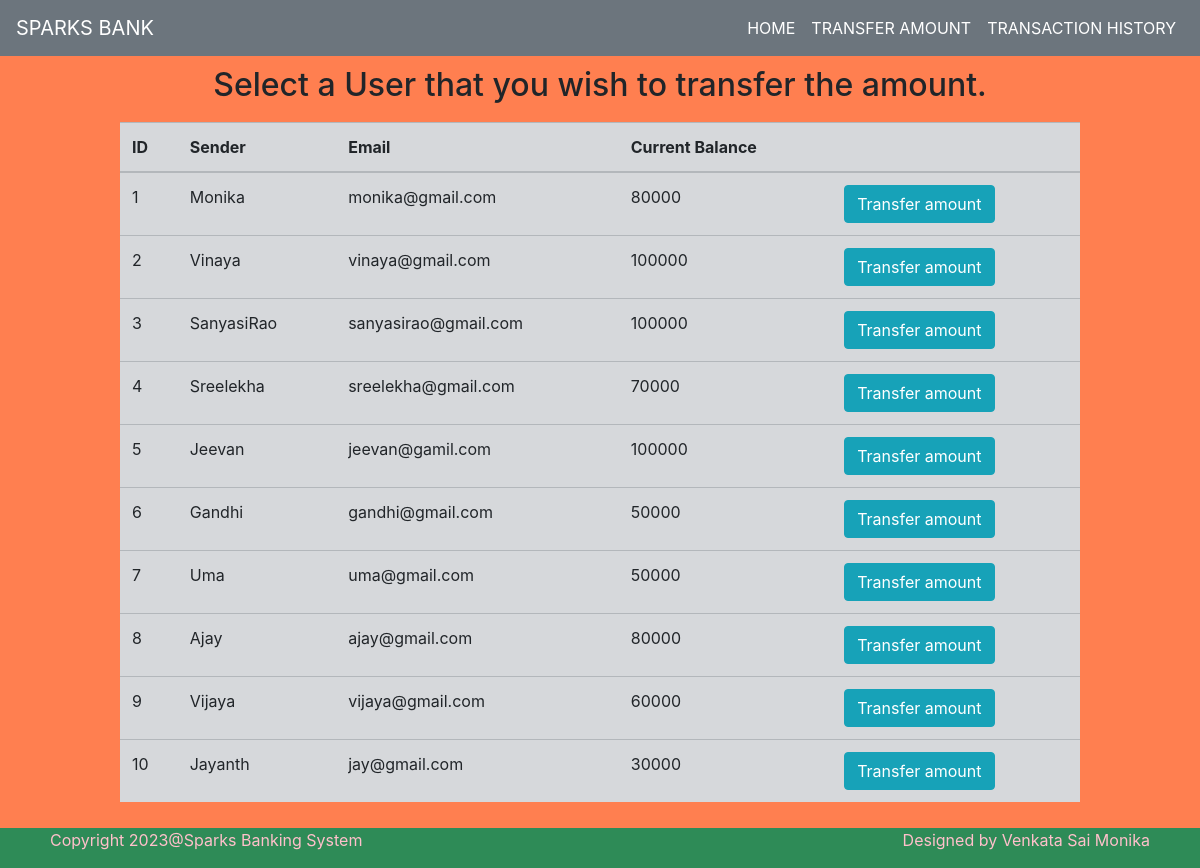
The page /users.php on the database its author committed.
### tables this page shows
CREATE TABLE `customers` (
  `id` int(100) NOT NULL,
  `name` varchar(100) NOT NULL,
  `email` varchar(100) NOT NULL,
  `amount` int(100) NOT NULL
);

### users.php (the view, shortened to what this page needs)
<!DOCTYPE html>
<html lang="en" dir="ltr">
  <head>
    <link rel="stylesheet" href="https://maxcdn.bootstrapcdn.com/bootstrap/4.5.2/css/bootstrap.min.css">
  </head>
  <body>
    <?php
      include 'connection.php';
      $selectquery="select * from customers";
      $query=mysqli_query($conn,$selectquery);
    ?>
    <nav class="navbar navbar-expand-sm bg-secondary navbar-dark justify-content-between">
      <a class="navbar-brand" href="#"><i class="fa fa-bank fa-lg"></i>SPARKS BANK</a>
      <ul class="navbar-nav navbar-right ">
        <li class="nav-item active">
          <a class="nav-link" href="index.php">HOME</a>
        </li>
        <li class="nav-item active">
          <a class="nav-link" href="users.php">TRANSFER AMOUNT</a>
        </li>
        <li class="nav-item active">
          <a class="nav-link" href="history.php">TRANSACTION HISTORY</a>
        </li>
      </ul>
    </nav>
    <div class="heading">
      <h2>Select a User that you wish to transfer the amount.</h2>
    </div>
    <div class="table-responsive parent">
    <table class="table table-secondary">
      <thead>
        <tr>
          <th>ID</th>
          <th>Sender</th>
          <th>Email</th>
          <th>Current Balance</th>
          <th></th>
        </tr>
      </thead>
      <tbody>
        <?php
          while($res=mysqli_fetch_array($query))
          {
        ?>
          <tr>
            <td><?php echo $res['id']; ?></td>
            <td><?php echo $res['name']; ?></td>
            <td><?php echo $res['email']; ?></td>
            <td><?php echo $res['amount']; ?></td>
            <td><a href="transaction.php?ids=<?php echo $res['id']; ?>"><button type="button" class="btn btn-info">Transfer amount</button></a></td>
          </tr>
        <?php
          }
        ?>
      </tbody>
    </table>
    </div>
    <div class="footer ">
      <p>Copyright 2023@Sparks Banking System </p>
      <p>Designed by Venkata Sai Monika</p>
    </div>
  </body>
</html>

### users.php (style rules this page uses)
* { margin: 0; padding: 0; box-sizing: border-box; }
body { background-color: #FF7F50; }
.heading { display: flex; justify-content: center; margin-top: 10px; }
.parent { width: 80%; height: 80%; display: flex; margin: 10px auto; }
.footer { display: flex; justify-content:space-between; align-items:center; background-color: #2E8B57; color: #FFC0CB; padding: 0 50px; }

### rows shown on the page
customers: id "1", name "Monika", email "monika@gmail.com", amount "80000"
customers: id "2", name "Vinaya", email "vinaya@gmail.com", amount "100000"
customers: id "3", name "SanyasiRao", email "sanyasirao@gmail.com", amount "100000"
customers: id "4", name "Sreelekha", email "sreelekha@gmail.com", amount "70000"
customers: id "5", name "Jeevan", email "jeevan@gamil.com", amount "100000"
customers: id "6", name "Gandhi", email "gandhi@gmail.com", amount "50000"
customers: id "7", name "Uma", email "uma@gmail.com", amount "50000"
customers: id "8", name "Ajay", email "ajay@gmail.com", amount "80000"
customers: id "9", name "Vijaya", email "vijaya@gmail.com", amount "60000"
customers: id "10", name "Jayanth", email "jay@gmail.com", amount "30000"
